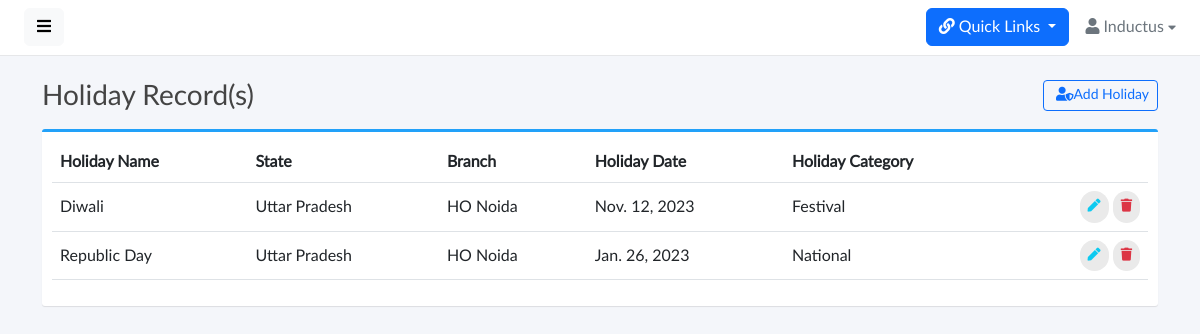
Before: /master/holiday-master/ (signed in) with the older database file.
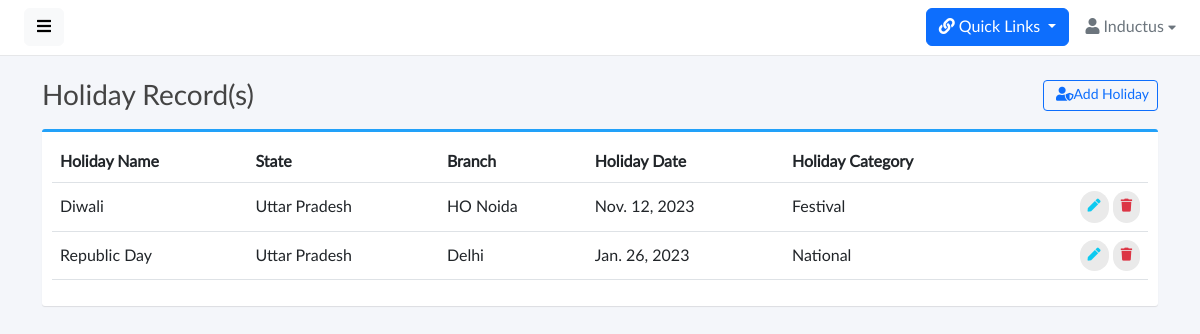
After: the same page with the newer database file.
### base/models.py (models this page shows, shortened)
class Holiday(models.Model):
    HOLIDAY_CHOICES = (
        ('National','National'),
        ('Festival' , 'Festival')
    )
    id = models.CharField(max_length=25,primary_key=True,default=generate_unique_id,editable=False)
    holiday_name = models.CharField(max_length=50)
    state = models.CharField(max_length=50,choices=STATE_CHOICES,blank=True,null=True)
    branch = models.ForeignKey(Branch,on_delete=models.CASCADE)
    holiday_date = models.DateField()
    holiday_category = models.CharField(max_length=50,choices=HOLIDAY_CHOICES)

class Branch(models.Model):
    id = models.CharField(default=generate_unique_id,primary_key=True,editable=False,max_length=25)
    branch_name = models.CharField(max_length=100,unique=True)
    branch_code = models.CharField(max_length=100,unique=True)
    address = models.CharField(max_length=200,blank=True,null=True)
    tehsil = models.CharField(max_length=100,blank=True,null=True)
    district = models.CharField(max_length=100,blank=True,null=True)
    city = models.CharField(max_length=50,blank=True,null=True)
    state = models.CharField(max_length=50,choices=STATE_CHOICES,blank=True,null=True)
    country = CountryField(blank_label="(select country)")
    status = models.BooleanField()
    def __str__(self):
        return self.branch_name

### base/views.py (the view)
# urls.py: path('master/holiday-master/',views.HolidayMaterView,name="holiday-master"),
@login_required(login_url='signin')
def HolidayMaterView(request):
    holidays_records = Holiday.objects.all()
    if request.method == 'POST':
        holiday_form = HolidayMasterForm(data=request.POST)
        if holiday_form.is_valid():
            holiday_form.save()
            messages.success(request, "Holiday added successfully.")
            return redirect('holiday-master')
    else:
        holiday_form = HolidayMasterForm()
    context = {
        'holidays_records': holidays_records,
        'holiday_form' : holiday_form
    }
    return render(request,'holiday_master.html',context)

### base/models.py (called while the page is built)
def generate_unique_id():
    return nanoid.generate(size=25)

### base/templates/holiday_master.html (shortened to what this page needs)
{% extends 'base.html' %} {% load static %} {% block start %}
<div class="content">
  <div class="container">
    <div class="page-title">
      <h3>
        Holiday Record(s)
        <button
          type="button"
          class="btn btn-sm btn-outline-primary float-end"
          data-bs-toggle="modal"
          data-bs-target="#exampleModal"
        >
          &nbsp;<i class="fas fa-user-shield"></i>Add Holiday
        </button>
      </h3>
    </div>
    <div class="box box-primary">
      <div class="box-body">
        <table width="100%" class="table table-hover" id="dataTables-example">
          <thead>
            <tr>
              <th>Holiday Name</th>
              <th>State</th>
              <th>Branch</th>
              <th>Holiday Date</th>
              <th>Holiday Category</th>
              <th></th>
            </tr>
          </thead>
          <tbody>
            {% for holiday in holidays_records %}
            <tr>
              <td>{{holiday.holiday_name}}</td>
              <td>{{holiday.state}}</td>
              <td>{{holiday.branch}}</td>
              <td>{{holiday.holiday_date}}</td>
              <td>{{holiday.holiday_category}}</td>
              <td class="text-end">
                <a
                  href=""
                  class="btn btn-outline-info btn-rounded"
                  data-bs-toggle="modal"
                  data-bs-target="#editholidayModal{{holiday.id}}"
                  ><i class="fas fa-pen"></i
                ></a>
                <a
                  class="btn btn-outline-danger btn-rounded"
                  data-bs-toggle="modal"
                  data-bs-target="#deleteholidayModal{{holiday.id}}"
                >
                  <i class="fas fa-trash"></i>
                </a>
              </td>
            </tr>
            {% endfor %}
          </tbody>
        </table>
      </div>
    </div>
  </div>
</div>
{% endblock %}

Changed rows visible on the page:
changed Holiday "Republic Day": branch "HO Noida" → "Delhi"
